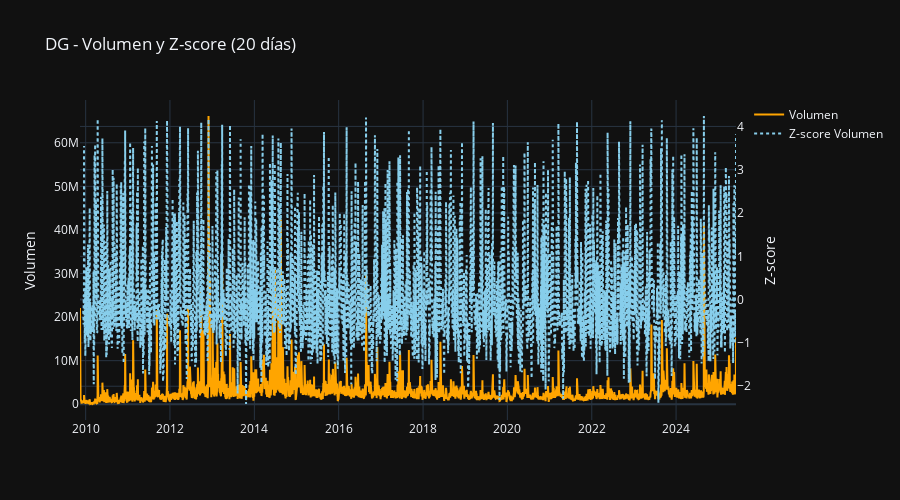

Notebook source saved alongside this figure:
### Code cell
import plotly.graph_objects as go

fig = go.Figure()

fig.add_trace(go.Scatter(
    x=df.index,
    y=df["volume"],
    name="Volumen",
    yaxis="y1",
    line=dict(color="orange")
))

fig.add_trace(go.Scatter(
    x=df.index,
    y=df["vol_zscore"],
    name="Z-score Volumen",
    yaxis="y2",
    line=dict(color="skyblue", dash="dot")
))

fig.update_layout(
    title=f"{simbolo} - Volumen y Z-score (20 días)",
    template="plotly_dark",
    height=500,
    yaxis=dict(title="Volumen"),
    yaxis2=dict(title="Z-score", overlaying="y", side="right")
)

fig.show()

### Figure 1 — Plotly figure (JSON) as saved in the notebook; plotly's stock layout.template omitted (floating-point values rounded to 4 significant figures; data arrays with more than 128 entries replaced by an {"elided": "..."} marker saying what was removed)
{"data": [{"line": {"color": "orange"}, "name": "Volumen", "type": "scatter", "x": {"elided": "3911 str values"}, "y": {"elided": "3911 int values"}, "yaxis": "y"}, {"line": {"color": "skyblue", "dash": "dot"}, "name": "Z-score Volumen", "type": "scatter", "x": {"elided": "3911 str values"}, "y": {"elided": "3911 float values"}, "yaxis": "y2"}], "layout": {"height": 500, "title": {"text": "DG - Volumen y Z-score (20 días)"}, "yaxis": {"title": {"text": "Volumen"}}, "yaxis2": {"overlaying": "y", "side": "right", "title": {"text": "Z-score"}}}}
